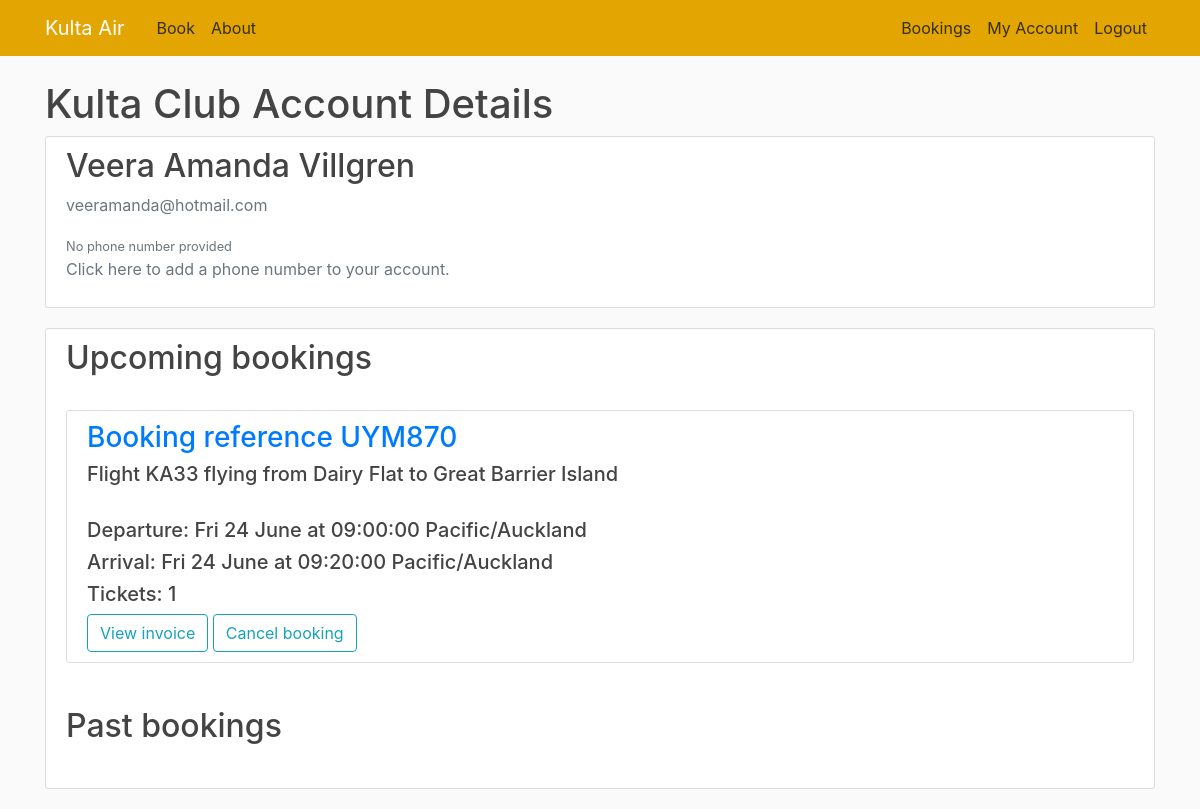
The app's page /customer (signed in) with its own data.
### flightbookingapp/models.py (models this page shows, shortened)
class Customer(db.Model, UserMixin):
    id = db.Column(db.Integer, primary_key=True, unique=True)
    first_name = db.Column(db.VARCHAR(20), nullable=False)
    last_name = db.Column(db.VARCHAR(20), nullable=False)
    email = db.Column(db.VARCHAR(50), nullable=False, unique=True)
    phone_number = db.Column(db.Integer)
    password = db.Column(db.VARCHAR(60), default=None)
    bookings = db.relationship('Booking', backref='booked_customer', lazy=True)

class Booking(db.Model):
    booking_ref = db.Column(db.VARCHAR(6), primary_key=True, nullable=False, unique=True)
    customer = db.Column(db.Integer, db.ForeignKey('customer.id'), nullable=False)
    flight = db.Column(db.Integer, db.ForeignKey('departure.id'), nullable=False)
    tickets = db.Column(db.Integer, default=1)

class Departure(db.Model):
    id = db.Column(db.Integer, primary_key=True, nullable=False, unique=True)
    flight_number = db.Column(db.VARCHAR(10), db.ForeignKey('route.flight_code'), nullable=False)
    depart_date = db.Column(db.Date, nullable=False)
    stopover_date = db.Column(db.Date)
    arrival_date = db.Column(db.Date, nullable=False)
    price = db.Column(db.Float, nullable=False, default=0.00)
    booked_seats = db.Column(db.Integer, nullable=False, default=0)

class Airport(db.Model):
    int_code = db.Column(db.CHAR(4), primary_key=True, unique=True)
    name = db.Column(db.VARCHAR(50), nullable=False)
    timezone = db.Column(db.String(50))

class Route(db.Model):
    flight_code = db.Column(db.VARCHAR(10), primary_key=True, nullable=False, unique=True)
    depart_time = db.Column(db.Time, nullable=False)
    arrive_time = db.Column(db.Time, nullable=False)
    stopover_time = db.Column(db.Time)
    depart_airport = db.Column(db.CHAR(4), db.ForeignKey('airport.int_code'), nullable=False)
    arrive_airport = db.Column(db.CHAR(4), db.ForeignKey('airport.int_code'), nullable=False)
    stopover_airport = db.Column(db.CHAR(4), db.ForeignKey('airport.int_code'))
    plane = db.Column(db.Integer, db.ForeignKey('aircraft.id'), nullable=False)

### flightbookingapp/routes.py (the view)
@app.route('/customer', methods=['GET', 'POST'])
@login_required
def customer():
    if request.method == "POST":
        if request.form.get('cancel') == 'Cancel booking':
            cancel_booking(request.form.get('booking'))
            return redirect(url_for('customer'))
        if request.form.get('view') == 'View invoice':
            return redirect(url_for('invoice', booking_ref=request.form.get('booking'), surname=current_user.last_name))
    flight_info = collect_user_bookings()
    return render_template('customer.html', title='My Account', bookings=flight_info)

### flightbookingapp/models.py (called while the page is built)
@login_manager.user_loader
def load_customer(user_id):
    return Customer.query.get(int(user_id))

### flightbookingapp/routes.py (called while the page is built)
def collect_user_bookings():
    flight_info = []
    for booking in current_user.bookings:
        departure = Departure.query.filter_by(id=booking.flight).first()
        route = Route.query.filter_by(flight_code=departure.flight_number).first()
        dep_airport = Airport.query.filter_by(int_code=route.depart_airport).first()
        arr_airport = Airport.query.filter_by(int_code=route.arrive_airport).first()
        booking_past = date_in_past(datetime.datetime.combine(departure.depart_date, route.depart_time),
                                    dep_airport.timezone)
        flight_info.append([booking, departure, route, dep_airport, arr_airport, booking_past])
    return sorted(flight_info, key=lambda flight: flight[1].depart_date)

def date_in_past(date_and_time, timezone) -> bool:
    return datetime.datetime.now(ZoneInfo(timezone)) > date_and_time.replace(tzinfo=ZoneInfo(timezone))

### flightbookingapp/templates/customer.html
{% extends "layout.html" %}
{% block content %}
    <h1 class="account-heading"> Kulta Club Account Details </h1>
    <div class="content-section">
        <div class="media">
            <div class="media-body">
                <h2 class="account-heading">{{ current_user.first_name }} {{ current_user.last_name }}</h2>
                <p class="text-secondary">{{ current_user.email }}</p>
                {% if current_user.phone_number == None %}
                    <small class="text-secondary">No phone number provided</small>
                    <p class="text-secondary">Click here to add a phone number to your account.</p>
                {% else %}
                    <p class="text-secondary">{{ current_user.phone_number }}</p>
                    <p>Click here to update your phone number.</p>
                {% endif %}
            </div>
        </div>
    </div>
    {% include 'upcoming_bookings.html' %}
{% endblock content %}

### flightbookingapp/templates/layout.html (shortened to what this page needs)
<!DOCTYPE html>
<html lang="en">
<head>
    <link rel="stylesheet" href="https://cdn.jsdelivr.net/npm/bootstrap@4.3.1/dist/css/bootstrap.min.css"
>
    <link rel="stylesheet" type="text/css" href="{{ url_for('static', filename='main.css') }}">
</head>
<body>
<header class="site-header">
    <nav class="navbar navbar-expand-md navbar-dark bg-steel fixed-top">
        <div class="container">
            <a class="navbar-brand mr-4" href="/">Kulta Air</a>
            <div class="collapse navbar-collapse" id="navbarToggle">
                <div class="navbar-nav mr-auto">
                    <a class="nav-item nav-link" href="{{ url_for('home') }}">Book</a>
                    <a class="nav-item nav-link" href="{{ url_for('about') }}">About</a>
                </div>
                <div class="navbar-nav">
                    <a class="nav-item nav-link" href="{{ url_for('bookings') }}">Bookings</a>
                    {% if current_user.is_authenticated %}
                        <a class="nav-item nav-link" href="{{ url_for('customer') }}">My Account</a>
                        <a class="nav-item nav-link" href="{{ url_for('logout') }}">Logout</a>
                    {% else %}
                        <a class="nav-item nav-link" href="{{ url_for('login') }}">Login</a>
                        <a class="nav-item nav-link" href="{{ url_for('register') }}">Register</a>
                    {% endif %}
                </div>
            </div>
        </div>
    </nav>
</header>
<div class="container">
    {% block content %} {% endblock %}
</div>
</body>
</html>

### flightbookingapp/templates/upcoming_bookings.html (shortened to what this page needs)
<div class="content-section">
    <div class="media">
        <div class="media-body">
            <h2 class="bookings-heading">Upcoming bookings</h2>
            {% if bookings == {} %}
                <p class="text-secondary"><a class="ml-2" href="{{ url_for('home') }}">You have no upcoming bookings.
                    Click here to make one!</a></p>
            {% else %}
                <br>
                {% for booking in bookings %}
                    {% if not booking[5] %}
                        <div class="content-section">
                            <form method="post" action="">
                                <h3 class="text-primary">Booking reference {{ booking[0].booking_ref.upper() }}</h3>
                                <h5>Flight {{ booking[1].flight_number }} flying from {{ booking[3].name }}
                                    to {{ booking[4].name }}</h5>
                                <br>
                                <h5>Departure: {{ (booking[1].depart_date).strftime("%a %d %B") }} at
                                    {{ booking[2].depart_time }} {{ booking[3].timezone }}</h5>
                                <h5>Arrival: {{ (booking[1].arrival_date).strftime("%a %d %B") }} at
                                    {{ booking[2].arrive_time }} {{ booking[4].timezone }}</h5>
                                <h5>Tickets: {{ booking[0].tickets }}</h5>
                                <input type="submit" value="View invoice" name="view" class="btn btn-outline-info">
                                <input type="submit" value="Cancel booking" name="cancel" class="btn btn-outline-info">
                            </form>
                        </div>
                    {% endif %}
                {% endfor %}
            {% endif %}
        </div>
    </div>
    <br>
    <div class="media-body">
        <h2 class="bookings-heading">Past bookings</h2>
        {% if not bookings == {} %}
            <br>
        {% endif %}
    </div>
</div>

### flightbookingapp/static/main.css (style rules this page uses)
body { background: #fafafa; color: #333333; margin-top: 5rem; }
h1, h2, h3, h4, h5, h6 { color: #444444; }
.bg-steel { background-color: #e3a502; }
.site-header .navbar-nav .nav-link { color: #352e07; }
.content-section { background: #ffffff; padding: 10px 20px; border: 1px solid #dddddd; border-radius: 3px; margin-bottom: 20px; }

### records on screen
Customer: first_name "Veera Amanda", last_name "Villgren", email "veeramanda@hotmail.com"
Booking: booking_ref "UYM870", flight_number "KA33", name "Dairy Flat", name "Great Barrier Island", depart_time "09:00:00", timezone "Pacific/Auckland", arrive_time "09:20:00", tickets "1"
Departure: depart_date "Fri 24 June", arrival_date "Fri 24 June"
